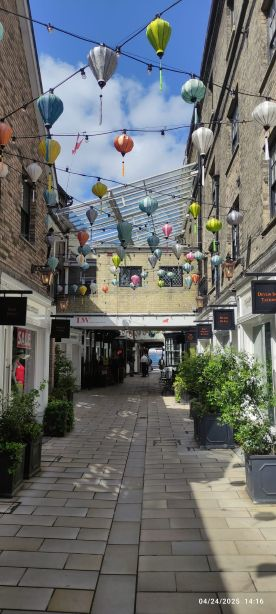
#> input picture assets/lion-walk.jpg, 276 x 614 px, found by its file name
$ jupyter execute 01-what-is-cv.ipynb
#> lines starting #> are read from the running program, lines starting #| are printed output that depends on the picture
[](https://colab.research.google.com/github/rahmatheroza/vision-journal/blob/main/notebooks/01-what-is-cv.ipynb)

### 🔄 Simple Computer Vision Application Pipeline

This is a **basic pipeline** to classify an image, where the algorithm follows this flow:

Read Image ➡️ Preprocess ➡️ Feature Extraction ➡️ Interpretation ➡️ Output

[cell 1]
# Load and display an image using OpenCV and Google Colab's display tools
import cv2
from google.colab.patches import cv2_imshow  # Colab-specific
from IPython.display import display
from PIL import Image
import numpy as np
import matplotlib.pyplot as plt

# Read Image
image = cv2.imread('/content/lion-walk.jpg')
#> image is the input picture: shape (614, 276, 3); mean B, G, R 110.5, 110.5, 107.6

# Display original image
print("Original Image:")
cv2_imshow(image)

[cell 2]
# Preprocess: Convert to grayscale
gray = cv2.cvtColor(image, cv2.COLOR_BGR2GRAY)
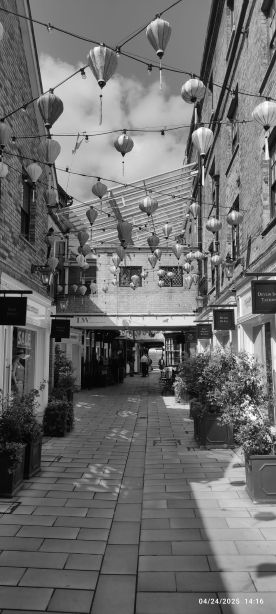
#> gray: shape (614, 276); min 0, max 255, mean 109.6

# Display processed image
print("Grayscale Image:")
cv2_imshow(gray)

[cell 3]
# Feature Extraction: Calculate the histogram
hist, bins = np.histogram(gray.flatten(), 256, [0, 256])
#> hist = 256 values, max 2251 at index 94, min 5 at index 249, mean 662; bins = 257 values from 0 to 256

# Plot the histogram
plt.hist(gray.flatten(), bins=256, range=(0, 256))
#> (this line was passed over: IPython is not available in this run)
plt.xlim([0, 256])
#> (this line was passed over: IPython is not available in this run)
plt.xlabel('Intensity')
#> (this line was passed over: IPython is not available in this run)
plt.ylabel('Pixels')
#> (this line was passed over: IPython is not available in this run)
plt.title('Grayscale Histogram')
#> (this line was passed over: IPython is not available in this run)
plt.show()

[cell 4]
# Interpretation: Check if the image is bright or dark based on the histogram

# Calculate the mean intensity from the histogram
mean_intensity = np.mean(gray)
#> mean_intensity = 109.6

# Define a threshold for brightness
brightness_threshold = 128

# Interpret the image brightness
if mean_intensity > brightness_threshold:
    print("The image is bright.")
else:
    print("The image is dark.")


$ run again, with assets/playground.jpeg copied over assets/lion-walk.jpg
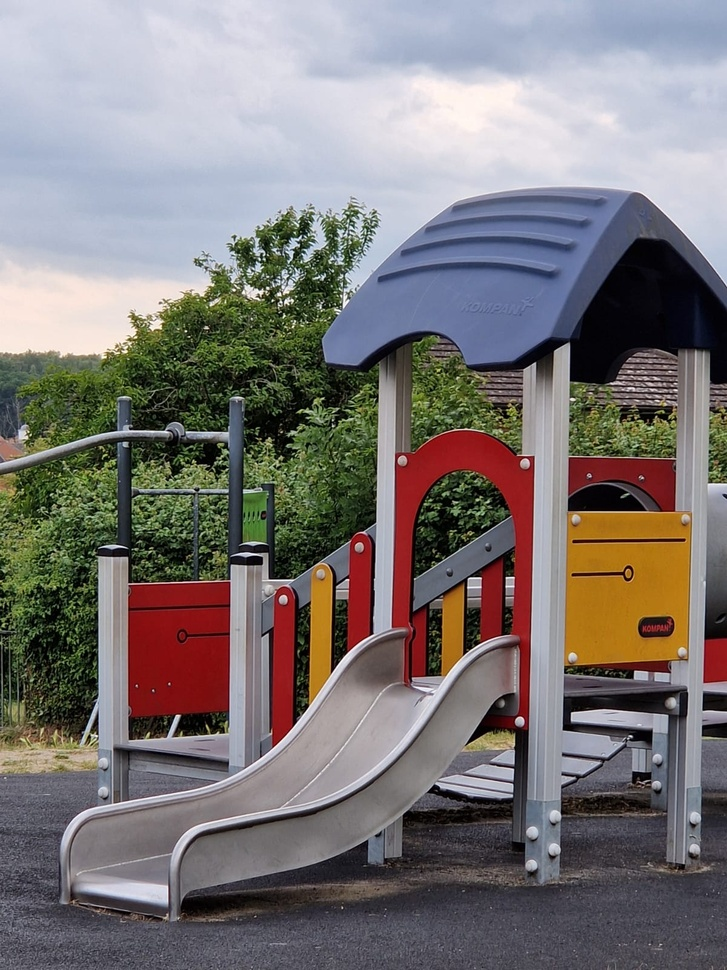
#> input picture assets/playground.jpeg, 727 x 970 px, shrunk from 1200 x 1600 before the run, found by its file name
#> image is the input picture: shape (970, 727, 3); mean B, G, R 117.9, 118.5, 123.9
#> `gray = cv2.cvtColor(image, cv2.COLOR_BGR2GRAY)`:
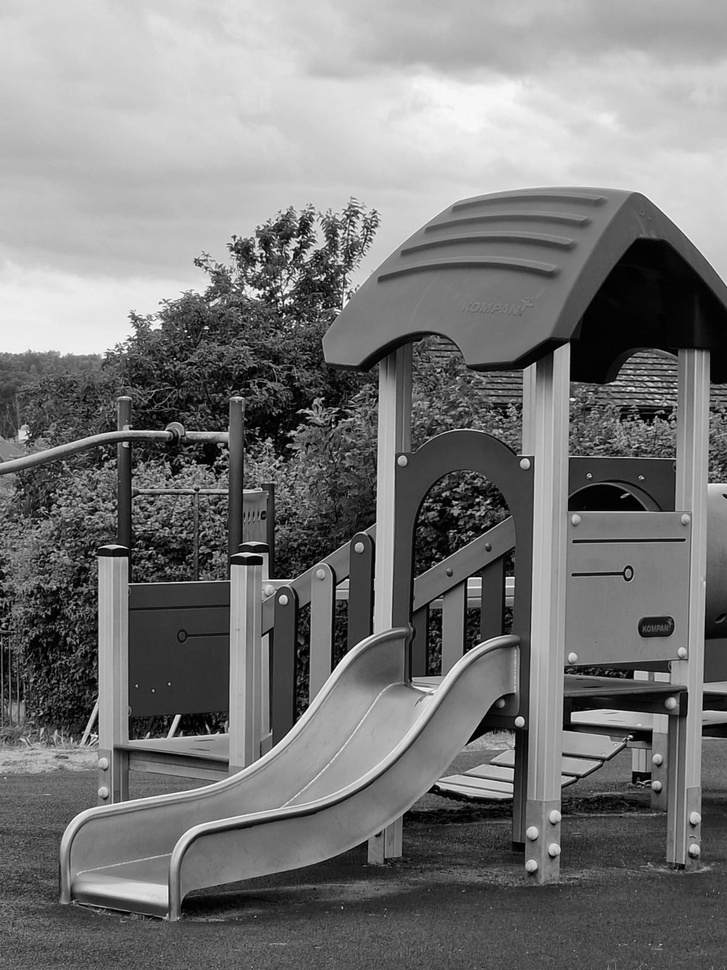
#> gray: shape (970, 727); min 0, max 254, mean 120.1
#> hist = 256 values, max 6836 at index 4, min 0 at index 255, mean 2754.6; bins = 257 values from 0 to 256
#> mean_intensity = 120.1

$ run again, with assets/teddy.jpeg copied over assets/lion-walk.jpg
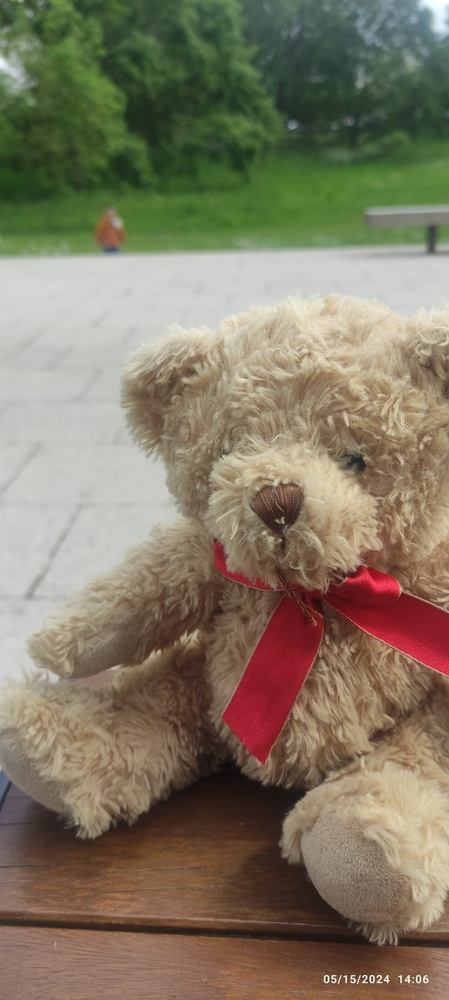
#> input picture assets/teddy.jpeg, 449 x 1000 px, shrunk from 719 x 1600 before the run, found by its file name
#> image is the input picture: shape (1000, 449, 3); mean B, G, R 99.2, 120, 129.4
#> `gray = cv2.cvtColor(image, cv2.COLOR_BGR2GRAY)`:
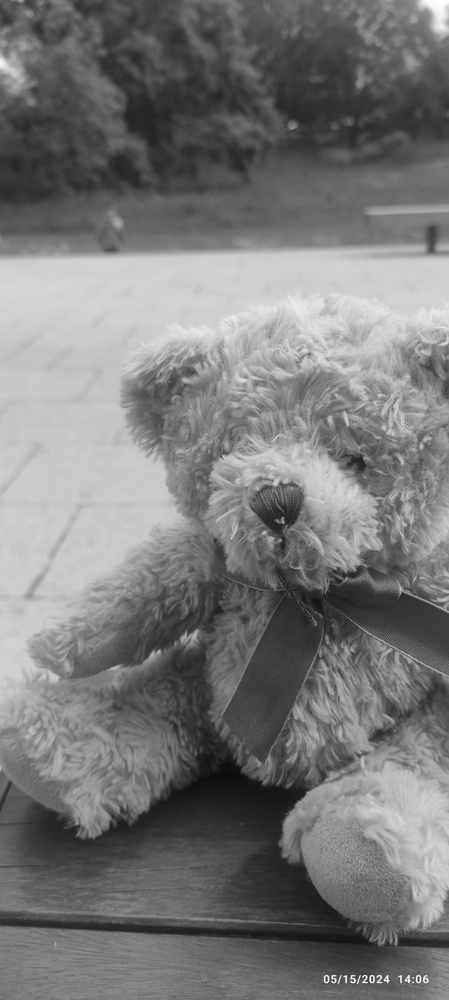
#> gray: shape (1000, 449); min 12, max 255, mean 120.4
#> hist = 256 values, max 6170 at index 208, min 0 at index 0, mean 1753.9; bins = 257 values from 0 to 256
#> mean_intensity = 120.4
